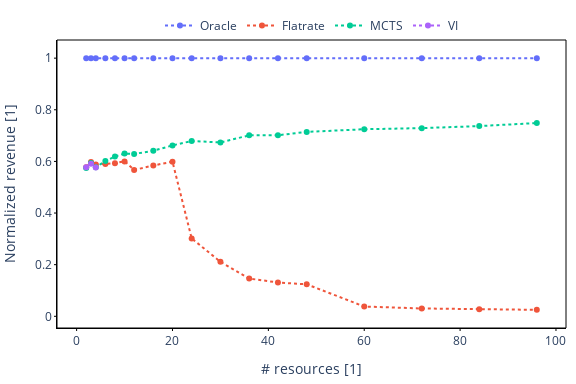

This figure's notebook cell:
### Code cell
fig = px.scatter(df_mean_normalized, x="expected_res", y = "r", color="runner")
fig.update_traces(mode='markers+lines', line=dict(dash="dot"))
fig.update_layout(
    width=576,  # 6 inches * 96 pixels/inch
    height=384,  # 4 inches * 96 pixels/inch (or adjust based on your needs)
    legend=dict(
        yanchor="bottom",  # Anchor the legend from the bottom
        y=1,  # Position the legend above the plot (y > 1)
        xanchor="center",  # Center the legend horizontally
        x=0.5,  # Center the legend (x = 0.5)
        orientation="h",  # Display the legend horizontally
        title=None,
    ),
    plot_bgcolor='rgba(0, 0, 0, 0)',  # Transparent background inside the plot
    paper_bgcolor='rgba(0, 0, 0, 0)',  # Transparent background outside the plot
    margin=dict(l=10, r=10, t=40, b=10),  # Adjust margins to make space for border
    xaxis=dict(
        showline=True,  # Show x-axis line
        linewidth=1,  # Set line width
        linecolor='black',  # Set line color
        # dash='dash',  # Make x-axis line dashed
        ticks='outside',  # Move ticks outside the plot
        ticklen=2,  # Length of the tick marks
        tickwidth=1,  # Width of the tick marks
        tickcolor='black',  # Color of the tick marks
        title="# resources [1]"
    ),
    yaxis=dict(
        showline=True,  # Show y-axis line
        linewidth=1,  # Set line width
        linecolor='black',  # Set line color
        # dash='dash',  # Make y-axis line dashed
        ticks='outside',  # Move ticks outside the plot
        ticklen=2,  # Length of the tick marks
        tickwidth=1,  # Width of the tick marks
        tickcolor='black',  # Color of the tick marks
        title="Normalized revenue [1]"
    ),
    # Optional: Add border around the entire plot area
    shapes=[dict(
        type='rect',
        x0=0, y0=0, x1=1, y1=1,
        xref='paper', yref='paper',
        line=dict(color='black', width=1)
    )]
)
# save the figure as a static image
fig.write_image(FIGROOT/"normalized_revenue_vs_n_res.pdf")
fig.show()

### Figure 1 — Plotly figure (JSON) as saved in the notebook; plotly's stock layout.template omitted (floating-point values rounded to 4 significant figures)
{"data": [{"hovertemplate": "runner=Oracle<br>expected_res=%{x}<br>r=%{y}<extra></extra>", "legendgroup": "Oracle", "marker": {"color": "#636efa", "symbol": "circle"}, "mode": "markers+lines", "name": "Oracle", "orientation": "v", "showlegend": true, "x": [2, 3, 4, 6, 8, 10, 12, 16, 20, 24, 30, 36, 42, 48, 60, 72, 84, 96], "xaxis": "x", "y": [1.0, 1.0, 1.0, 1.0, 1.0, 1.0, 1.0, 1.0, 1.0, 1.0, 1.0, 1.0, 1.0, 1.0, 1.0, 1.0, 1.0, 1.0], "yaxis": "y", "type": "scatter", "line": {"dash": "dot"}}, {"hovertemplate": "runner=Flatrate<br>expected_res=%{x}<br>r=%{y}<extra></extra>", "legendgroup": "Flatrate", "marker": {"color": "#EF553B", "symbol": "circle"}, "mode": "markers+lines", "name": "Flatrate", "orientation": "v", "showlegend": true, "x": [2, 3, 4, 6, 8, 10, 12, 16, 20, 24, 30, 36, 42, 48, 60, 72, 84, 96], "xaxis": "x", "y": [0.5777, 0.5973, 0.5881, 0.5897, 0.5933, 0.6001, 0.567, 0.5841, 0.5991, 0.3016, 0.2112, 0.1463, 0.1309, 0.1239, 0.03791, 0.03029, 0.02779, 0.02499], "yaxis": "y", "type": "scatter", "line": {"dash": "dot"}}, {"hovertemplate": "runner=MCTS<br>expected_res=%{x}<br>r=%{y}<extra></extra>", "legendgroup": "MCTS", "marker": {"color": "#00cc96", "symbol": "circle"}, "mode": "markers+lines", "name": "MCTS", "orientation": "v", "showlegend": true, "x": [2, 3, 4, 6, 8, 10, 12, 16, 20, 24, 30, 36, 42, 48, 60, 72, 84, 96], "xaxis": "x", "y": [0.5746, 0.594, 0.5772, 0.6019, 0.6189, 0.6305, 0.629, 0.6413, 0.6619, 0.6789, 0.6734, 0.701, 0.7013, 0.7143, 0.7247, 0.7289, 0.737, 0.7485], "yaxis": "y", "type": "scatter", "line": {"dash": "dot"}}, {"hovertemplate": "runner=VI<br>expected_res=%{x}<br>r=%{y}<extra></extra>", "legendgroup": "VI", "marker": {"color": "#ab63fa", "symbol": "circle"}, "mode": "markers+lines", "name": "VI", "orientation": "v", "showlegend": true, "x": [2, 3, 4, 6, 8, 10, 12, 16, 20, 24, 30, 36, 42, 48, 60, 72, 84, 96], "xaxis": "x", "y": [0.5774, 0.5913, 0.5765, null, null, null, null, null, null, null, null, null, null, null, null, null, null, null], "yaxis": "y", "type": "scatter", "line": {"dash": "dot"}}], "layout": {"xaxis": {"anchor": "y", "domain": [0.0, 1.0], "title": {"text": "# resources [1]"}, "showline": true, "linewidth": 1, "linecolor": "black", "ticks": "outside", "ticklen": 2, "tickwidth": 1, "tickcolor": "black"}, "yaxis": {"anchor": "x", "domain": [0.0, 1.0], "title": {"text": "Normalized revenue [1]"}, "showline": true, "linewidth": 1, "linecolor": "black", "ticks": "outside", "ticklen": 2, "tickwidth": 1, "tickcolor": "black"}, "legend": {"title": {}, "tracegroupgap": 0, "yanchor": "bottom", "y": 1, "xanchor": "center", "x": 0.5, "orientation": "h"}, "margin": {"t": 40, "l": 10, "r": 10, "b": 10}, "width": 576, "height": 384, "plot_bgcolor": "rgba(0, 0, 0, 0)", "paper_bgcolor": "rgba(0, 0, 0, 0)", "shapes": [{"line": {"color": "black", "width": 1}, "type": "rect", "x0": 0, "x1": 1, "xref": "paper", "y0": 0, "y1": 1, "yref": "paper"}]}}
